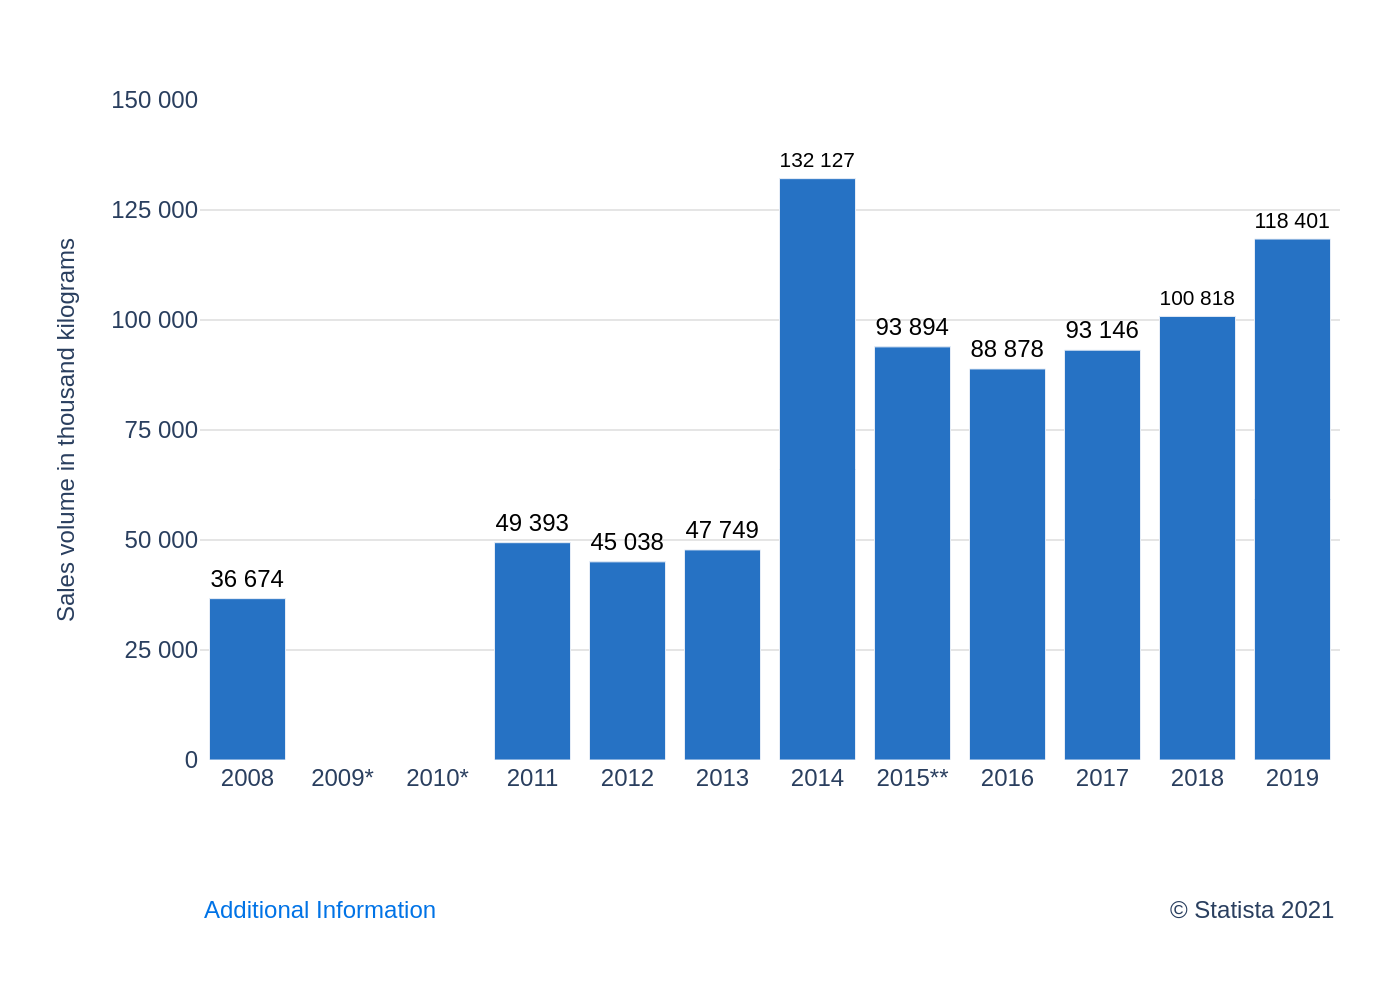

Source code (Python):
import sys
import json
import plotly.graph_objects as go
import os

# Check for command-line argument
if len(sys.argv) != 2:
    print("Usage: python script.py <path_to_json_file>")
    sys.exit(1)

json_path = sys.argv[1]

# Read data from the specified JSON file
try:
    with open(json_path, 'r', encoding='utf-8') as f:
        chart_data_json = json.load(f)
except FileNotFoundError:
    print(f"Error: JSON file not found at {json_path}")
    sys.exit(1)
except json.JSONDecodeError:
    print(f"Error: Could not decode JSON from {json_path}")
    sys.exit(1)

# Extract data and texts from the JSON structure
data = chart_data_json['chart_data']
texts = chart_data_json['texts']
colors = chart_data_json['colors']

# Prepare data for Plotly
categories = [item['category'] for item in data]
values = [item['value'] for item in data]

# Create the bar chart trace
trace = go.Bar(
    x=categories,
    y=values,
    marker_color=colors[0],
    text=[f'{v:,}'.replace(',', ' ') if v is not None else '' for v in values],
    textposition='outside',
    textfont=dict(family='Arial', size=12, color='black'),
    cliponaxis=False
)

# Create the figure
fig = go.Figure(data=[trace])

# Update layout
fig.update_layout(
    font=dict(family="Arial", size=12),
    title_text=texts['title'] if texts.get('title') else None,
    plot_bgcolor='white',
    showlegend=False,
    xaxis=dict(
        title_text=texts['x_axis_title'],
        showgrid=False,
        tickfont=dict(size=12)
    ),
    yaxis=dict(
        title_text=texts['y_axis_title'],
        title_font=dict(size=12),
        showgrid=True,
        gridcolor='#E5E5E5',
        zeroline=False,
        range=[0, 150000],
        tickvals=[0, 25000, 50000, 75000, 100000, 125000, 150000],
        ticktext=['0', '25 000', '50 000', '75 000', '100 000', '125 000', '150 000'],
        tickfont=dict(size=12)
    ),
    margin=dict(l=100, r=30, t=50, b=120),
    annotations=[
        dict(
            xref='paper', yref='paper',
            x=0, y=-0.2,
            xanchor='left', yanchor='top',
            text=texts['note'],
            showarrow=False,
            font=dict(family='Arial', size=12, color='#0073e6')
        ),
        dict(
            xref='paper', yref='paper',
            x=1, y=-0.2,
            xanchor='right', yanchor='top',
            text=texts['source'],
            showarrow=False,
            font=dict(family='Arial', size=12)
        )
    ]
)

# Update text angle for values on bars to prevent overlap if needed (not needed here)
fig.update_traces(textangle=0)


# Generate output filename from JSON path
base_filename = os.path.splitext(os.path.basename(json_path))[0]
output_filename = f"{base_filename}.png"

# Save the figure as a PNG image
fig.write_image(output_filename, scale=2)

print(f"Chart saved to {output_filename}")
